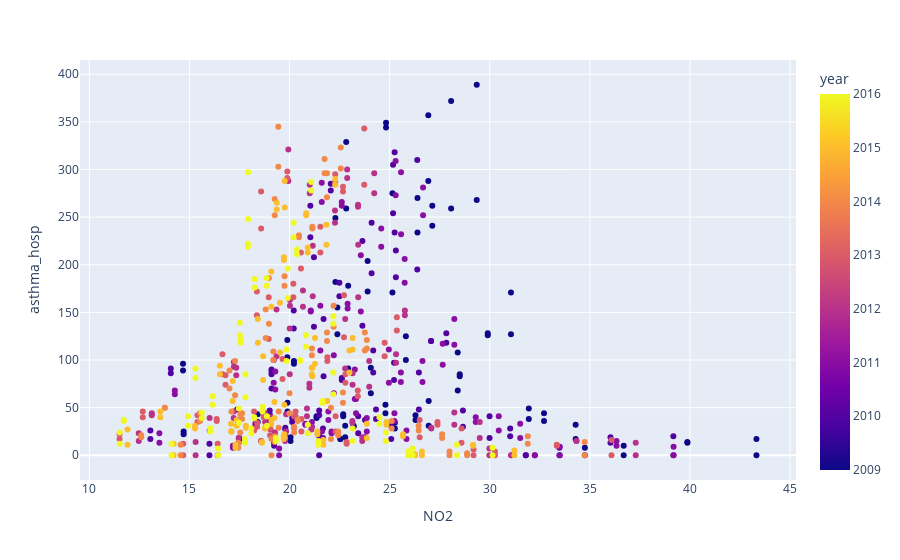

Notebook code for this chart:
### Markdown cell above
### More PM2.5 values do not strictly mean more asthma hospitalizations

Even though some positive correlation can be observed between the levels of PM2.5 and the number of asthma hospitalizations, it is clear that they are not strictly correlated. Note that levels of PM2.5 decrease by year, even though the number of hospitalizations still remains quite high in certain districts.

Let's dig more into this phenomenon to find which may be the cause of this effect.

### Code cell
fig = px.scatter(sorted_df, x="NO2", y="asthma_hosp", color="year")
fig.show()

### Figure 1 — Plotly figure (JSON) as saved in the notebook; plotly's stock layout.template omitted (floating-point values rounded to 4 significant figures; data arrays with more than 128 entries replaced by an {"elided": "..."} marker saying what was removed)
{"data": [{"hovertemplate": "NO2=%{x}<br>asthma_hosp=%{y}<br>year=%{marker.color}<extra></extra>", "legendgroup": "", "marker": {"color": {"elided": "672 int values"}, "coloraxis": "coloraxis", "symbol": "circle"}, "mode": "markers", "name": "", "orientation": "v", "showlegend": false, "type": "scatter", "x": {"elided": "672 float values"}, "xaxis": "x", "y": {"elided": "672 int values"}, "yaxis": "y"}], "layout": {"coloraxis": {"colorbar": {"title": {"text": "year"}}, "colorscale": [[0, "#0d0887"], [0.1111, "#46039f"], [0.2222, "#7201a8"], [0.3333, "#9c179e"], [0.4444, "#bd3786"], [0.5556, "#d8576b"], [0.6667, "#ed7953"], [0.7778, "#fb9f3a"], [0.8889, "#fdca26"], [1, "#f0f921"]]}, "legend": {"tracegroupgap": 0}, "margin": {"t": 60}, "xaxis": {"anchor": "y", "domain": [0, 1], "title": {"text": "NO2"}}, "yaxis": {"anchor": "x", "domain": [0, 1], "title": {"text": "asthma_hosp"}}}}
